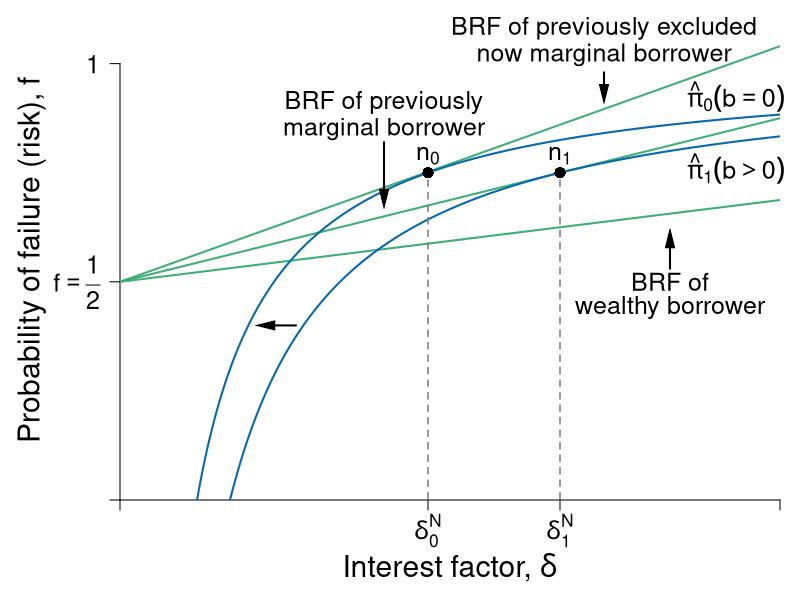

R code for this plot:
#' Graph Designer: Simon Halliday
#' Authors: Bowles and Halliday
#' Title: Coordination, Conflict and Competition: A Text in Microeconomics

library(shape)
pdf(file = "credit/credit_investment_macro_b.pdf", width = 8, height = 6)

#Set parameters for graphics
pointsize <- 1.8
axislabelsize <- 1.8
labelsize <- 1.5
namesize <- 1.8
annotatesize <- 1.5
graphlinewidth <- 2
segmentlinewidth <- 1.5

COL <- c("#7fc97f", "#beaed4", "#fdc086", "#ffff99", "#386cb0", "#f0027f", "#bf5b17", "#666666")
COLA <- c("#e0f3db", "#99d8c9","#66c2a4","#41ae76", "#238b45", "#005824")
COLB <- c("#c6dbef", "#4eb3d3", "#2b8cbe", "#0868ac","#084081")
COLC <- c("#fcfbfd", "#efedf5", "#dadaeb", "#bcbddc", "#9e9ac8", "#807dba", "#6a51a3", "#54278f", "#3f007d")
grays <- gray.colors(25, start = 1, end = 0, alpha = 1)

#Edited the margins to cater for the larger LHS labels
par(mar =  c(5, 6, 1, 1))

brfFn <- function(delta, q = 1, k = 1) {
  .5 + (delta / (2 * q)) * (1 - k)
}

PCFn <- function(delta, q = 1) {
  delta/q
}

isoreturnFn <- function(delta, pi = 0.125) {
  1 - (pi)/delta
}

yFn <- function(d1, f1, q = 1){
  q*f1*(1 - f1) - d1*(1 - f1)
}

ylow <- function(delta, q = 1, ybar = 0.0625){
  (-sqrt(delta^2 - 2*delta*q + q^2 - 4*q*ybar) + delta + q)/(2*q)
}

yhigh <- function(delta, q = 1, ybar = 0.0625){
  (sqrt(delta^2 - 2*delta*q + q^2 - 4*q*ybar) + delta + q)/(2*q)
}

xlims <- c(0, 1.5)
ylims <- c(0, 1.1)

npts <- 501 
d1 <- seq(xlims[1], xlims[2], length.out = npts)
f1 <- seq(ylims[1], ylims[2], length.out = npts) 
a <- c(0.0625)

plot(0, 0, xlim = xlims, ylim = ylims, type = "n",
     xlab = expression(paste("")),
     ylab = expression(paste("")), 
     xaxt = "n", 
     yaxt = "n", 
     cex.lab = axislabelsize, 
     bty = "n",
     xaxs = "i", 
     yaxs = "i"
)


ticksy <- c(ylims[1], 0.5, ylims[2] - 0.1)
ylabels <- c(NA, expression(paste(f == frac(1,2))),  1)
ticksx <- c(xlims[1], 0.7, 1, xlims[2])
#xlabels <- c(NA, expression(paste(delta[0]^{W})), expression(paste(delta[1]^{W})), NA)
xlabels <- c(NA, NA, NA, NA)

text(0.7, -0.07, expression(paste(delta[0]^{N})), cex = labelsize, xpd = TRUE)
text(1, -0.07, expression(paste(delta[1]^{N})), cex = labelsize, xpd = TRUE)


npts <- 503 
xx1 <- seq(xlims[1], xlims[2], length.out = npts)

# Polygon
# COLD <- c("#deebf7", "#9ecae1")
# xpoly <- seq(from = 0.175, to = xlims[2], length.out = 500)
# ypoly <- isoreturnFn(xpoly, pi = 0.175)
# polygon(x = xpoly, y = ypoly, col = COLD[1], density = NULL, border = NA)
# 
# xpoly1 <- c(0.175, xlims[2], xlims[2])
# ypoly1 <- c(0, 0, isoreturnFn(xlims[2], pi = 0.175))
# polygon(x = xpoly1, y = ypoly1, col = COLD[1], density = NULL, border = NA)
# 
# xpoly2 <- seq(from = 0.25, to = xlims[2], length.out = 500)
# ypoly2 <- isoreturnFn(xpoly2, pi = 0.25)
# polygon(x = xpoly2, y = ypoly2, col = COLD[2], density = NULL, border = NA)
# 
# xpoly3 <- c(0.25, xlims[2], xlims[2])
# ypoly3 <- c(0, 0, isoreturnFn(xlims[2], pi = 0.25))
# polygon(x = xpoly3, y = ypoly3, col = COLD[2], density = NULL, border = NA)
# 
# segments(0.25, 0, xlims[2], isoreturnFn(xlims[2], pi = 0.25), col = COLD[2])


axis(1, at = ticksx, pos = 0, labels = xlabels, cex.axis = labelsize)
axis(2, at = ticksy, pos = 0, labels = ylabels, las = 1, cex.axis = labelsize)

#Draw the graphs
lines(xx1, brfFn(xx1, k = 0.28), col = COLA[4], lwd = graphlinewidth)
lines(xx1, brfFn(xx1, k = 0.5), col = COLA[4], lwd = graphlinewidth)
lines(xx1, brfFn(xx1, k = 0.75), col = COLA[4], lwd = graphlinewidth)
lines(xx1, isoreturnFn(xx1, pi = 0.175), col = COLB[4], lwd = graphlinewidth)
lines(xx1, isoreturnFn(xx1, pi = 0.25), col = COLB[4], lwd = graphlinewidth)
#lines(xx1, isoreturnFn(xx1, pi = 0.5), col = COLB[4], lwd = graphlinewidth)


#Axis labels
mtext(expression(paste("Interest factor, ", delta)), side = 1, line = 3.3, cex = axislabelsize)
text(-0.2, 0.5*(ylims[2]), expression(paste("Probability of failure (risk), ", f)), xpd = TRUE, cex = axislabelsize, srt = 90) 

#segments(0.39, -1, 0.39, brfFn(0.39, k = 0.75), lty = 2, col = grays[20] , lwd = segmentlinewidth)
#points(0.39, brfFn(0.39, k = 0.75), pch = 16, col = "black", cex = 1.5)
#text(0.39 + 0.025, brfFn(0.39, k = 0.75) - 0.03, expression(paste(b)), cex = labelsize)

segments(1, -1, 1, brfFn(delta = 1, k = 0.5), lty = 2, col = grays[20] , lwd = segmentlinewidth)
#points(1, brfFn(1, k = 0.5), pch = 16, col = "black", cex = 1.5)
# text(1, brfFn(1, k = 0.5) + 0.04, expression(paste(n)), cex = labelsize)

#segments(.59, -1, 0.59, brfFn(delta = 0.59, k = 0.75), lty = 2, col = grays[20] , lwd = segmentlinewidth)
#points(0.59, brfFn(0.59, k = 0.75), pch = 16, col = "black", cex = 1.5)
#text(0.59 + 0.025, brfFn(0.59, k = 0.75) - 0.03, expression(paste(a)), cex = labelsize)

segments(.7, -1, 0.7, brfFn(delta = 0.7, k = 0.28), lty = 2, col = grays[20] , lwd = segmentlinewidth)
#points(0.7, brfFn(0.7, k = 0.28), pch = 16, col = "black", cex = 1.5)



points(0.7, 0.75, pch = 16, col = "black", cex = 1.5)
text(0.7, 0.79, expression(paste(n[0])), cex = labelsize)

points(1, 0.75, pch = 16, col = "black", cex = 1.5)
text(1, 0.79, expression(paste(n[1])), cex = labelsize)


# ZPC
text(1.4, 0.925, expression(paste(hat(pi)[0]({b==0}) )), cex = labelsize, xpd = TRUE)
text(1.4, 0.76, expression(paste(hat(pi)[1]({b>0}) )), cex = labelsize, xpd = TRUE)


text(1.1, 1.08, expression(paste("BRF of previously excluded")), cex = labelsize, xpd = TRUE)
text(1.1, 1.02, expression(paste("now marginal borrower")), cex = labelsize, xpd = TRUE)
Arrows(1.1, 0.98, 1.1, 0.93, col = "black", lty = 1, lwd = 2, arr.type = "triangle", arr.lwd = 0.5)

text(1.25, 0.5, expression(paste("BRF of")), cex = labelsize)
text(1.25, 0.44, expression(paste("wealthy borrower")), cex = labelsize)
Arrows(1.25, 0.53, 1.25, 0.6, col = "black", lty = 1, lwd = 2, arr.type = "triangle", arr.lwd = 0.5)


text(0.6, 0.91, expression(paste("BRF of previously")), cex = labelsize)
text(0.6, 0.85, expression(paste("marginal borrower")), cex = labelsize)
Arrows(0.6, 0.82, 0.6, 0.69, col = "black", lty = 1, lwd = 2, arr.type = "triangle", arr.lwd = 0.5)

# text(0.12, 0.44, expression(paste("zpc")), cex = labelsize)
# text(0.12, 0.38, expression(paste("after")), cex = labelsize)
# Arrows(0.17, 0.43, 0.27, 0.43, col = "black", lty = 1, lwd = 2, arr.type = "triangle", arr.lwd = 0.5)
#text(0.12, 0.26, expression(paste("zpc")), cex = labelsize)
#text(0.12, 0.2, expression(paste("before")), cex = labelsize)
#Arrows(0.17, 0.25, 0.3, 0.25, col = "black", lty = 1, lwd = 2, arr.type = "triangle", arr.lwd = 0.5)

#text(0.49, 0.15, expression(paste("Policy")), cex = labelsize)
#text(0.49, 0.09, expression(paste("Change")), cex = labelsize)
#Arrows(0.58, 0.05, 0.42, 0.05, col = "black", lty = 1, lwd = 2, arr.type = "triangle", arr.lwd = 0.5)
Arrows(0.4, 0.4, 0.33, 0.4, col = "black", lty = 1, lwd = 2, arr.type = "triangle", arr.lwd = 0.5)


dev.off()
